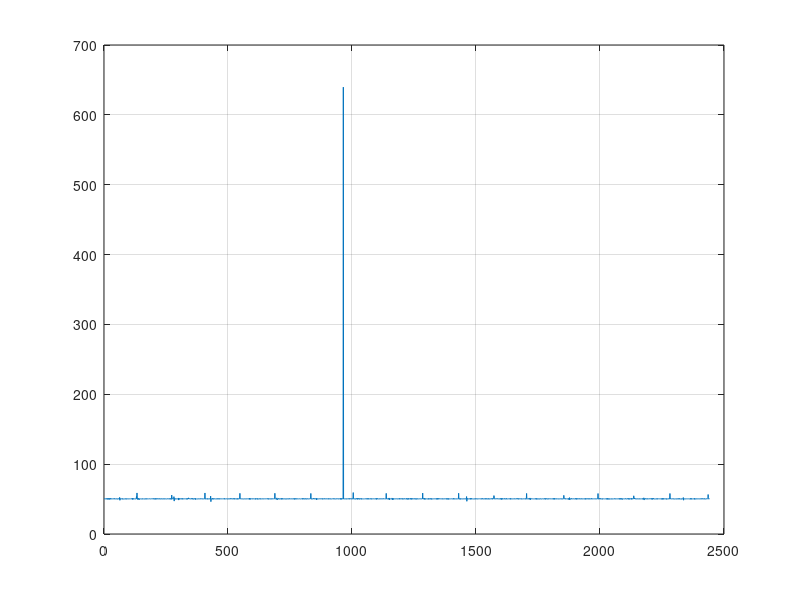
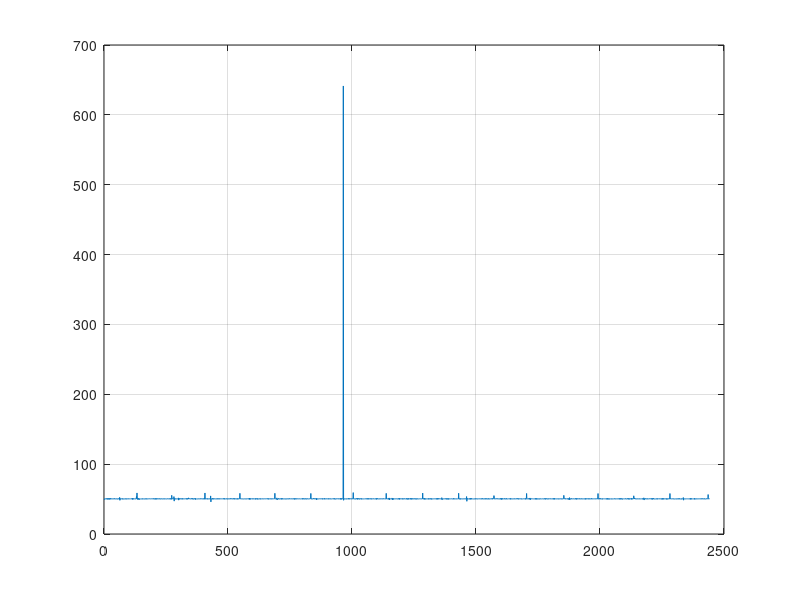

Here is the MATLAB script that generated these plots, in order:
close all
clear all
clc

data = importdata('log_debug_7.txt',' ');

t = data(:,1)*1000 + data(:,2)/1000; %timepo en milisegundos

t2 = data(:,6)*1000 + data(:,7)/1000; %timepo en milisegundos

figure
plot(diff(t))
grid on


figure
plot(diff(t2))
grid on
